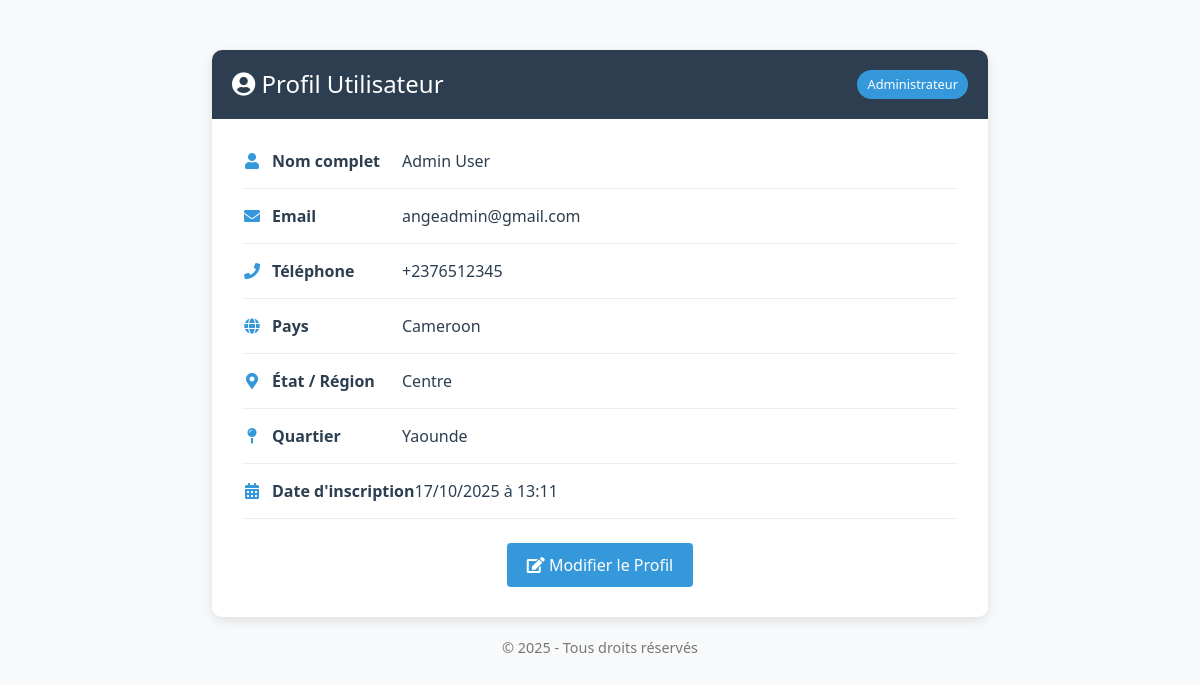
Screenshot of /admin/profile.php (signed in) with the database file from the repository.
### tables this page shows
CREATE TABLE users (
    user_id INT PRIMARY KEY AUTO_INCREMENT,
    first_name VARCHAR(50) NOT NULL,
    last_name VARCHAR(50) NOT NULL,
    email VARCHAR(100) UNIQUE NOT NULL,
    phone_number VARCHAR(20),
    country VARCHAR(100),
    state VARCHAR(100),
    quarter VARCHAR(100),
    password_hash VARCHAR(255) NOT NULL,
    registration_date TIMESTAMP DEFAULT CURRENT_TIMESTAMP,
    role_id INT DEFAULT 2,
    FOREIGN KEY (role_id) REFERENCES roles(role_id)
);

### admin/profile.php (the view, shortened to what this page needs)
<?php
require_once '../DatabaseConnection/db_config.php';
$user_id = $_SESSION['user_id'];
$sql = "SELECT first_name, last_name, email, phone_number, country, state, quarter, registration_date, role_id FROM users WHERE user_id = ?";
$stmt = $conn->prepare($sql);
$stmt->bind_param("i", $user_id);
$stmt->execute();
$user = $stmt->get_result()->fetch_assoc();
$roles = [
    1 => 'Administrateur',
    2 => 'Client',
    3 => 'Vendeur',
    4 => 'Gestionnaire de Stock',
    5 => 'Responsable Financier'
];
$user_role = isset($roles[$user['role_id']]) ? $roles[$user['role_id']] : 'Inconnu';
?>
<!DOCTYPE html>
<html lang="fr">
<head>
    <link rel="stylesheet" href="https://cdnjs.cloudflare.com/ajax/libs/font-awesome/5.15.3/css/all.min.css">
    <link href="https://cdn.jsdelivr.net/npm/bootstrap@5.1.3/dist/css/bootstrap.min.css" rel="stylesheet">
</head>
<body>
<div class="container">
    <div class="card profile-card">
        <div class="card-header">
            <div class="d-flex justify-content-between align-items-center">
                <h4 class="mb-0"><i class="fas fa-user-circle"></i> Profil Utilisateur</h4>
                <span class="role-badge"><?php echo $user_role; ?></span>
            </div>
        </div>
        <div class="card-body user-info">
            <div class="info-item">
                <div class="info-label"><i class="fas fa-user icon"></i>Nom complet</div>
                <div class="info-value"><?php echo htmlspecialchars($user['first_name']) . ' ' . htmlspecialchars($user['last_name']); ?></div>
            </div>
            <div class="info-item">
                <div class="info-label"><i class="fas fa-envelope icon"></i>Email</div>
                <div class="info-value"><?php echo htmlspecialchars($user['email']); ?></div>
            </div>
            <div class="info-item">
                <div class="info-label"><i class="fas fa-phone icon"></i>Téléphone</div>
                <div class="info-value"><?php echo htmlspecialchars($user['phone_number']); ?></div>
            </div>
            <div class="info-item">
                <div class="info-label"><i class="fas fa-globe icon"></i>Pays</div>
                <div class="info-value"><?php echo htmlspecialchars($user['country']); ?></div>
            </div>
            <div class="info-item">
                <div class="info-label"><i class="fas fa-map-marker-alt icon"></i>État / Région</div>
                <div class="info-value"><?php echo htmlspecialchars($user['state']); ?></div>
            </div>
            <div class="info-item">
                <div class="info-label"><i class="fas fa-map-pin icon"></i>Quartier</div>
                <div class="info-value"><?php echo htmlspecialchars($user['quarter']); ?></div>
            </div>
            <div class="info-item">
                <div class="info-label"><i class="fas fa-calendar-alt icon"></i>Date d'inscription</div>
                <div class="info-value"><?php echo date('d/m/Y à H:i', strtotime($user['registration_date'])); ?></div>
            </div>
            <div class="text-center mt-4">
                <button class="btn btn-primary btn-edit" data-bs-toggle="modal" data-bs-target="#editProfileModal">
                    <i class="fas fa-edit"></i> Modifier le Profil
                </button>
            </div>
        </div>
    </div>
    <div class="footer">
        <p>© <?php echo date('Y'); ?> - Tous droits réservés</p>
    </div>
</div>
</body>
</html>

### admin/profile.php (style rules this page uses)
:root { --primary-color: #2c3e50; --secondary-color: #3498db; --accent-color: #ecf0f1; --text-color: #2c3e50; --light-gray: #f8f9fa; }
body { font-family: 'Segoe UI', Tahoma, Geneva, Verdana, sans-serif; background-color: var(--light-gray); color: var(--text-color); }
.container { max-width: 800px; margin-top: 50px; margin-bottom: 50px; }
.profile-card { border-radius: 10px; box-shadow: 0 4px 12px rgba(0, 0, 0, 0.1); overflow: hidden; border: none; }
.card-header { background-color: var(--primary-color); color: white; padding: 20px; border-bottom: none; }
.user-info { padding: 30px; }
.info-item { margin-bottom: 15px; padding-bottom: 15px; border-bottom: 1px solid #eee; display: flex; align-items: center; }
.info-label { font-weight: 600; min-width: 160px; color: var(--primary-color); }
.info-value { flex-grow: 1; }
.btn-edit { background-color: var(--secondary-color); border: none; padding: 10px 20px; transition: all 0.3s; }
.footer { text-align: center; margin-top: 20px; font-size: 0.9rem; color: #777; }
.icon { margin-right: 10px; color: var(--secondary-color); width: 20px; text-align: center; }
.role-badge { background-color: var(--secondary-color); color: white; padding: 5px 10px; border-radius: 20px; font-size: 0.8rem; margin-left: 10px; }

### rows the page displays
users: role "Administrateur", first_name "Admin", last_name "User", email "angeadmin@gmail.com", phone_number "+2376512345", country "Cameroon", state "Centre", quarter "Yaounde", registration_date "17/10/2025 à 13:11"
